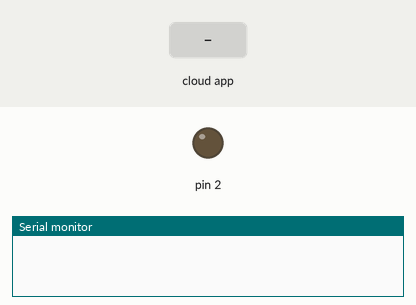
A sketch run on a simulated Arduino Uno, built with avr-gcc and run on an emulated ATmega328P. On the bench: output pins drawn as LEDs (lit = HIGH), the last lines printed to the serial monitor. Inputs (shaded band) come from the test bench. The ROS host is connected and sends only what is stated.

Above: at 1.2 s.
1.3 s: the phone or cloud app sets LEDaction to 45
At 2.3 s:
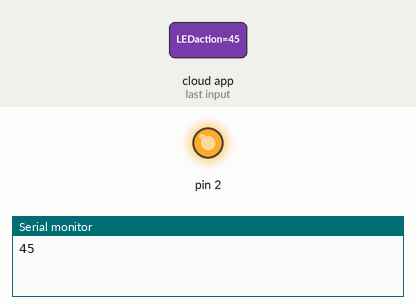
2.8 s: the phone or cloud app sets LEDaction to 0
At 3.4 s:
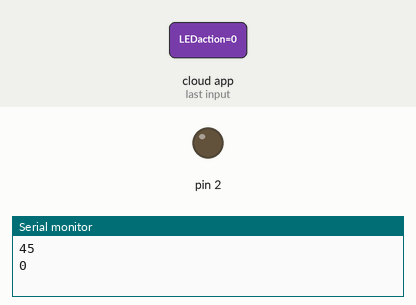
4.3 s: the phone or cloud app sets LEDaction to 90
At 5.7 s:
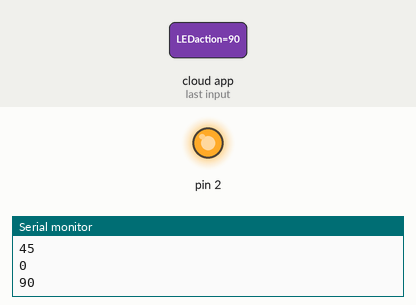
Timing chart, 0 to 7.3 s (numbered marks = the images above; inputs shaded):
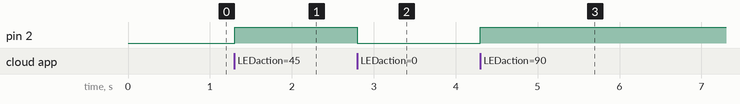

Measured:
- after the input at 1.3 s, pin 2: LOW → HIGH at once
- after the input at 2.8 s, pin 2: HIGH → LOW at once
- after the input at 4.3 s, pin 2: LOW → HIGH at once

The sketch:

arduinoReadinng.ino
```cpp
/*
 * rosserial Subscriber Example
 * Blinks an LED on callback
 */

#include <ros.h>
#include <std_msgs/Int16.h>

ros::NodeHandle nh;

void messageCb( const std_msgs::Int16& toggle_msg){
        Serial.println(toggle_msg.data);
	if(toggle_msg.data == 0)
  		digitalWrite(2, LOW);   // Turn Off the led
  	else
  		digitalWrite(2, HIGH);   // Turn On the led
}

ros::Subscriber<std_msgs::Int16> sub("LEDaction", &messageCb );

void setup()
{
  pinMode(2, OUTPUT);
  Serial.begin(57600);
  nh.initNode();
  nh.subscribe(sub);
}

void loop()
{
  nh.spinOnce();
  delay(1);
}
```
